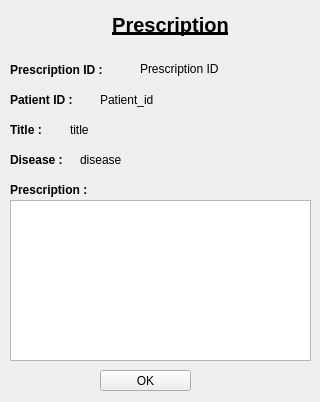
<?xml version="1.0" encoding="UTF-8"?>
<ui version="4.0">
 <class>writePrescription</class>
 <widget class="QWidget" name="writePrescription">
  <property name="windowModality">
   <enum>Qt::ApplicationModal</enum>
  </property>
  <property name="geometry">
   <rect>
    <x>0</x>
    <y>0</y>
    <width>320</width>
    <height>402</height>
   </rect>
  </property>
  <property name="windowTitle">
   <string>Form</string>
  </property>
  <widget class="QLabel" name="prescriptionLabel">
   <property name="geometry">
    <rect>
     <x>40</x>
     <y>0</y>
     <width>261</width>
     <height>51</height>
    </rect>
   </property>
   <property name="text">
    <string>&lt;html&gt;&lt;head/&gt;&lt;body&gt;&lt;p align=&quot;center&quot;&gt;&lt;span style=&quot; font-size:15pt; font-weight:600; text-decoration: underline;&quot;&gt;Prescription&lt;/span&gt;&lt;/p&gt;&lt;/body&gt;&lt;/html&gt;</string>
   </property>
  </widget>
  <widget class="QPushButton" name="okButton">
   <property name="geometry">
    <rect>
     <x>100</x>
     <y>370</y>
     <width>91</width>
     <height>21</height>
    </rect>
   </property>
   <property name="text">
    <string>OK</string>
   </property>
  </widget>
  <widget class="QLabel" name="patientIDLabel">
   <property name="geometry">
    <rect>
     <x>10</x>
     <y>90</y>
     <width>81</width>
     <height>21</height>
    </rect>
   </property>
   <property name="text">
    <string>&lt;html&gt;&lt;head/&gt;&lt;body&gt;&lt;p&gt;&lt;span style=&quot; font-weight:600;&quot;&gt;Patient ID :&lt;/span&gt;&lt;/p&gt;&lt;/body&gt;&lt;/html&gt;</string>
   </property>
  </widget>
  <widget class="QLabel" name="titleLabel">
   <property name="geometry">
    <rect>
     <x>10</x>
     <y>120</y>
     <width>61</width>
     <height>21</height>
    </rect>
   </property>
   <property name="text">
    <string>&lt;html&gt;&lt;head/&gt;&lt;body&gt;&lt;p&gt;&lt;span style=&quot; font-weight:600;&quot;&gt;Title :&lt;/span&gt;&lt;/p&gt;&lt;/body&gt;&lt;/html&gt;</string>
   </property>
  </widget>
  <widget class="QTextBrowser" name="prescription">
   <property name="geometry">
    <rect>
     <x>10</x>
     <y>200</y>
     <width>301</width>
     <height>161</height>
    </rect>
   </property>
   <property name="html">
    <string>&lt;!DOCTYPE HTML PUBLIC &quot;-//W3C//DTD HTML 4.0//EN&quot; &quot;http://www.w3.org/TR/REC-html40/strict.dtd&quot;&gt;
&lt;html&gt;&lt;head&gt;&lt;meta name=&quot;qrichtext&quot; content=&quot;1&quot; /&gt;&lt;style type=&quot;text/css&quot;&gt;
p, li { white-space: pre-wrap; }
&lt;/style&gt;&lt;/head&gt;&lt;body style=&quot; font-family:'Ubuntu'; font-size:11pt; font-weight:400; font-style:normal;&quot;&gt;
&lt;p style=&quot;-qt-paragraph-type:empty; margin-top:0px; margin-bottom:0px; margin-left:0px; margin-right:0px; -qt-block-indent:0; text-indent:0px;&quot;&gt;&lt;br /&gt;&lt;/p&gt;&lt;/body&gt;&lt;/html&gt;</string>
   </property>
  </widget>
  <widget class="QLabel" name="prescriptionLabel1">
   <property name="geometry">
    <rect>
     <x>10</x>
     <y>180</y>
     <width>111</width>
     <height>21</height>
    </rect>
   </property>
   <property name="text">
    <string>&lt;html&gt;&lt;head/&gt;&lt;body&gt;&lt;p&gt;&lt;span style=&quot; font-weight:600;&quot;&gt;Prescription :&lt;/span&gt;&lt;/p&gt;&lt;/body&gt;&lt;/html&gt;</string>
   </property>
  </widget>
  <widget class="QLabel" name="prescriptionIdLabel">
   <property name="geometry">
    <rect>
     <x>10</x>
     <y>60</y>
     <width>121</width>
     <height>21</height>
    </rect>
   </property>
   <property name="text">
    <string>&lt;html&gt;&lt;head/&gt;&lt;body&gt;&lt;p&gt;&lt;span style=&quot; font-weight:600;&quot;&gt;Prescription ID :&lt;/span&gt;&lt;/p&gt;&lt;/body&gt;&lt;/html&gt;</string>
   </property>
  </widget>
  <widget class="QLabel" name="prescriptionID">
   <property name="geometry">
    <rect>
     <x>140</x>
     <y>60</y>
     <width>171</width>
     <height>17</height>
    </rect>
   </property>
   <property name="text">
    <string>Prescription ID</string>
   </property>
  </widget>
  <widget class="QLabel" name="patientId">
   <property name="geometry">
    <rect>
     <x>100</x>
     <y>90</y>
     <width>201</width>
     <height>20</height>
    </rect>
   </property>
   <property name="text">
    <string>Patient_id</string>
   </property>
  </widget>
  <widget class="QLabel" name="title">
   <property name="geometry">
    <rect>
     <x>70</x>
     <y>120</y>
     <width>241</width>
     <height>20</height>
    </rect>
   </property>
   <property name="text">
    <string>title</string>
   </property>
  </widget>
  <widget class="QLabel" name="diseaseLabel">
   <property name="geometry">
    <rect>
     <x>10</x>
     <y>150</y>
     <width>71</width>
     <height>21</height>
    </rect>
   </property>
   <property name="text">
    <string>&lt;html&gt;&lt;head/&gt;&lt;body&gt;&lt;p&gt;&lt;span style=&quot; font-weight:600;&quot;&gt;Disease : &lt;/span&gt;&lt;/p&gt;&lt;/body&gt;&lt;/html&gt;</string>
   </property>
  </widget>
  <widget class="QLabel" name="disease">
   <property name="geometry">
    <rect>
     <x>80</x>
     <y>150</y>
     <width>241</width>
     <height>20</height>
    </rect>
   </property>
   <property name="text">
    <string>disease</string>
   </property>
  </widget>
 </widget>
 <resources/>
 <connections/>
</ui>
